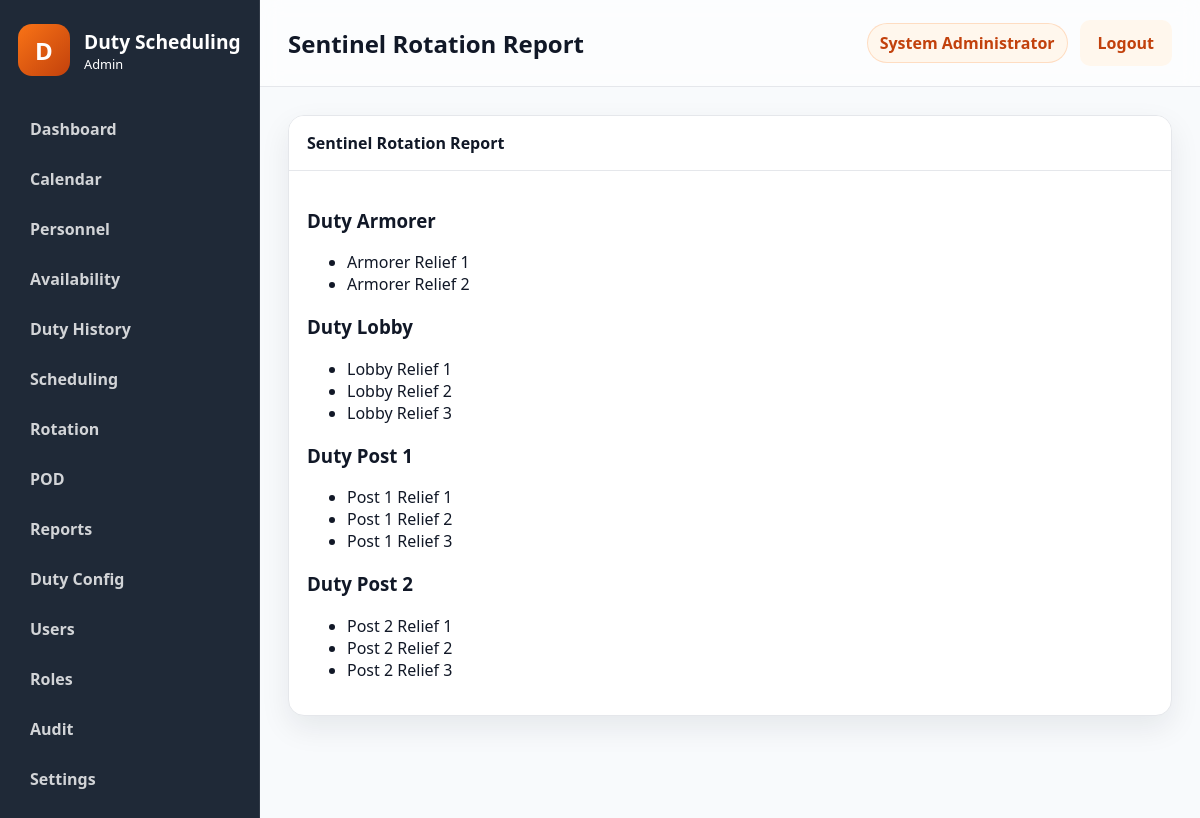
Page /public/?route=reports/sentinel-rotation (signed in) on the committed database.
### tables this page shows
CREATE TABLE users (
    id INT NOT NULL AUTO_INCREMENT,
    username VARCHAR(50) NOT NULL,
    password_hash VARCHAR(255) NOT NULL,
    full_name VARCHAR(100) NOT NULL,
    email VARCHAR(100) NULL,
    role_id INT NOT NULL,
    status ENUM('active','inactive') NOT NULL DEFAULT 'active',
    failed_login_attempts INT NOT NULL DEFAULT 0,
    locked_until DATETIME NULL,
    last_login DATETIME NULL,
    created_at TIMESTAMP NOT NULL DEFAULT CURRENT_TIMESTAMP,
    updated_at TIMESTAMP NOT NULL DEFAULT CURRENT_TIMESTAMP ON UPDATE CURRENT_TIMESTAMP,
    PRIMARY KEY (id),
    UNIQUE KEY uk_users_username (username),
    KEY idx_users_role_id (role_id),
    CONSTRAINT fk_users_role_id FOREIGN KEY (role_id) REFERENCES roles (id)
        ON UPDATE CASCADE
        ON DELETE RESTRICT
);

CREATE TABLE duty_subduties (
    id INT NOT NULL AUTO_INCREMENT,
    duty_id INT NOT NULL,
    subduty_code VARCHAR(20) NOT NULL,
    subduty_name VARCHAR(100) NOT NULL,
    sort_order INT NULL,
    is_active TINYINT(1) NOT NULL DEFAULT 1,
    created_at TIMESTAMP NOT NULL DEFAULT CURRENT_TIMESTAMP,
    updated_at TIMESTAMP NOT NULL DEFAULT CURRENT_TIMESTAMP ON UPDATE CURRENT_TIMESTAMP,
    PRIMARY KEY (id),
    UNIQUE KEY uk_duty_subduties_duty_code (duty_id, subduty_code),
    KEY idx_duty_subduties_duty_id (duty_id),
    CONSTRAINT fk_duty_subduties_duty_id FOREIGN KEY (duty_id) REFERENCES duties (id)
        ON UPDATE CASCADE
        ON DELETE RESTRICT
);

CREATE TABLE duty_reliefs (
    id INT NOT NULL AUTO_INCREMENT,
    subduty_id INT NOT NULL,
    relief_name VARCHAR(50) NOT NULL,
    relief_order INT NOT NULL,
    sort_order INT NULL,
    is_active TINYINT(1) NOT NULL DEFAULT 1,
    created_at TIMESTAMP NOT NULL DEFAULT CURRENT_TIMESTAMP,
    updated_at TIMESTAMP NOT NULL DEFAULT CURRENT_TIMESTAMP ON UPDATE CURRENT_TIMESTAMP,
    PRIMARY KEY (id),
    UNIQUE KEY uk_duty_reliefs_subduty_order (subduty_id, relief_order),
    KEY idx_duty_reliefs_subduty_id (subduty_id),
    CONSTRAINT fk_duty_reliefs_subduty_id FOREIGN KEY (subduty_id) REFERENCES duty_subduties (id)
        ON UPDATE CASCADE
        ON DELETE RESTRICT
);

### controllers/ReportController.php (called while the page is built, shortened)
<?php
class ReportController
{
    public function sentinelRotation(): void
    {
        $pageTitle = 'Sentinel Rotation Report';
        $records = [];
        $subDuties = SubDuty::allForDuty(5);
        foreach ($subDuties as $subDuty) {
            $reliefs = Relief::allForSubDuty((int) $subDuty['id']);
            $records[] = ['subduty' => $subDuty, 'reliefs' => $reliefs];
        }
        include APP_ROOT . '/views/layouts/layout.php';
    }
}

### public/index.php (called while the page is built, shortened)
<?php
$route = trim((string) ($_GET['route'] ?? ''), " /\t\n\r");
$routeResolver = resolve_route($route);
[$controllerName, $actionName] = $routeResolver;
if ($route !== 'auth/login' && $route !== 'auth/logout' && !is_logged_in()) {
    redirect(APP_PUBLIC_URL . '/?route=auth/login');
}
$controller = new $controllerName();
$controller->{$actionName}();

### core/functions.php (called while the page is built, shortened)
<?php
function normalize_permission(string $permission): string
{
    $normalized = trim(strtolower($permission));
    $normalized = str_replace(':', '.', $normalized);
    $normalized = str_replace('_', '.', $normalized);
    return $normalized;
}
function e(mixed $value): string
{
    return htmlspecialchars((string) $value, ENT_QUOTES, 'UTF-8');
}
function user_has_permission(string $permission): bool
{
    $user = current_user();
    $permissions = $user['permissions'] ?? [];
    return in_array(normalize_permission($permission), $permissions, true);
}

### core/auth.php (called while the page is built, shortened)
<?php
function is_logged_in(): bool
{
    $user = current_user();
    return !empty($user);
}
function current_user(): ?array
{
    $sessionUser = $_SESSION['user'] ?? null;
    $userId = (int) ($_SESSION['user_id'] ?? 0);
    if (is_array($sessionUser) && !empty($sessionUser['id'])) {
        $user = User::findById($userId);
        $role = Role::findById((int) ($user['role_id'] ?? 0));
        $user['role_name'] = $role['role_name'] ?? ($sessionUser['role_name'] ?? '');
        $user['permissions'] = Role::getPermissionsForRoleId((int) ($user['role_id'] ?? 0));
        return $user;
    }
    $user = User::findById($userId);
    $role = Role::findById((int) ($user['role_id'] ?? 0));
    $user['role_name'] = $role['role_name'] ?? '';
    $user['permissions'] = Role::getPermissionsForRoleId((int) ($user['role_id'] ?? 0));
    return $user;
}

### models/User.php (called while the page is built, shortened)
<?php
class User
{
    public static function findById(int $id): ?array
    {
        $pdo = get_db();
        $statement = $pdo->prepare(
            'SELECT u.*, r.role_name, r.permissions AS role_permissions
             FROM users u
             LEFT JOIN roles r ON r.id = u.role_id
             WHERE u.id = :id
             LIMIT 1'
        );
        $statement->execute([':id' => $id]);
        $user = $statement->fetch();
        $user['permissions'] = Role::decodePermissions($user['role_permissions'] ?? '[]');
        return $user;
    }
}

### models/Role.php (called while the page is built, shortened)
<?php
class Role
{
    public static function findById(int $id): ?array
    {
        $pdo = get_db();
        $statement = $pdo->prepare('SELECT * FROM roles WHERE id = :id LIMIT 1');
        $statement->execute([':id' => $id]);
        $role = $statement->fetch();
        return $role ?: null;
    }
    public static function getPermissionsForRoleId(int $roleId): array
    {
        $role = self::findById($roleId);
        return self::decodePermissions($role['permissions'] ?? '[]');
    }
    public static function decodePermissions(mixed $permissions): array
    {
        $values = [];
        if (is_array($permissions)) {
            $values = array_values($permissions);
        } else {
            $decoded = json_decode((string) $permissions, true);
            if (is_array($decoded)) {
                $values = array_values($decoded);
            }
        }
        $normalized = [];
        foreach ($values as $value) {
            $normalized[] = normalize_permission((string) $value);
        }
        return array_values(array_unique($normalized));
    }
}

### models/SubDuty.php (called while the page is built, shortened)
<?php
class SubDuty
{
    public static function allForDuty(int $dutyId): array
    {
        $pdo = get_db();
        $statement = $pdo->prepare('SELECT * FROM duty_subduties WHERE duty_id = :duty_id ORDER BY sort_order IS NULL, sort_order ASC, id ASC');
        $statement->execute([':duty_id' => $dutyId]);
        return $statement->fetchAll() ?: [];
    }
}

### models/Relief.php (called while the page is built, shortened)
<?php
class Relief
{
    public static function allForSubDuty(int $subDutyId): array
    {
        $pdo = get_db();
        $statement = $pdo->prepare('SELECT * FROM duty_reliefs WHERE subduty_id = :subduty_id ORDER BY sort_order IS NULL, sort_order ASC, relief_order ASC, id ASC');
        $statement->execute([':subduty_id' => $subDutyId]);
        return $statement->fetchAll() ?: [];
    }
}

### views/reports/sentinel-rotation.php (the view, shortened to what this page needs)
<?php
$records = $records ?? [];
?>
<div class="panel">
    <div class="panel-header">
        <span>Sentinel Rotation Report</span>
    </div>
    <div class="panel-body">
        <?php foreach ($records as $row): ?>
            <h3><?= e((string) ($row['subduty']['subduty_name'] ?? 'Sub-duty')); ?></h3>
            <ul>
                <?php foreach ($row['reliefs'] as $relief): ?>
                    <li><?= e($relief['relief_name'] ?? 'Relief'); ?></li>
                <?php endforeach; ?>
            </ul>
        <?php endforeach; ?>
    </div>
</div>

### views/layouts/layout.php (shortened to what this page needs)
<?php
$user = $user ?? current_user();
$pageTitle = $pageTitle ?? 'Dashboard';
$viewFile = $viewFile ?? APP_ROOT . '/views/dashboard/index.php';
?>
<!doctype html>
<html lang="en">
<head>
    <link rel="stylesheet" href="<?= e(APP_PUBLIC_URL . '/assets/css/app.css'); ?>">
    <link rel="stylesheet" href="<?= e(APP_PUBLIC_URL . '/assets/css/print.css'); ?>">
</head>
<body class="app-body">
    <div class="app-shell">
        <?php include APP_ROOT . '/views/layouts/sidebar.php'; ?>
        <main class="main-panel">
            <header class="topbar no-print">
                <div>
                    <h1><?= e($pageTitle); ?></h1>
                </div>
                <div class="topbar-actions">
                    <span class="user-pill"><?= e($user['full_name'] ?? 'Administrator'); ?></span>
                    <a class="btn btn-secondary" href="<?= e(APP_PUBLIC_URL . '/?route=auth/logout'); ?>">Logout</a>
                </div>
            </header>
            <section class="content-area">
                <?php include $viewFile; ?>
            </section>
        </main>
    </div>
</body>
</html>

### public/assets/css/app.css (style rules this page uses)
:root { --primary: #F97316; --primary-dark: #C2410C; --primary-light: #FFF7ED; --dark: #1F2937; --bg: #F8FAFC; --border: #E5E7EB; --text: #111827; --muted: #6B7280; --shadow: 0 12px 30px rgba(15, 23, 42, 0.08); --radius: 16px; --card-bg: #FFFFFF; --danger: #DC2626; --success: #16A34A; --warning: #F59E0B; }
* { box-sizing: border-box; }
html, body { margin: 0; min-height: 100%; font-family: "Segoe UI", Tahoma, Geneva, Verdana, sans-serif; background: var(--bg); color: var(--text); }
body { min-height: 100vh; }
.btn { display: inline-flex; align-items: center; justify-content: center; padding: 12px 18px; border: none; border-radius: 10px; text-decoration: none; cursor: pointer; font-weight: 600; transition: opacity 0.2s ease; }
.btn-secondary { background: var(--primary-light); color: var(--primary-dark); }
.app-body { background: var(--bg); }
.app-shell { display: flex; min-height: 100vh; }
.main-panel { flex: 1; display: flex; flex-direction: column; }
.topbar { display: flex; align-items: center; justify-content: space-between; padding: 20px 28px; background: rgba(255, 255, 255, 0.6); border-bottom: 1px solid var(--border); backdrop-filter: blur(10px); }
.topbar h1 { margin: 0; font-size: 1.5rem; }
.topbar-actions { display: flex; align-items: center; gap: 12px; }
.user-pill { background: var(--primary-light); color: var(--primary-dark); border: 1px solid rgba(249, 115, 22, 0.2); border-radius: 999px; padding: 8px 12px; font-weight: 600; }
.content-area { padding: 28px; }
.panel { background: var(--card-bg); border: 1px solid var(--border); border-radius: var(--radius); overflow: hidden; box-shadow: var(--shadow); }
.panel-header { display: flex; align-items: center; justify-content: space-between; padding: 16px 18px; border-bottom: 1px solid var(--border); background: #fff; font-weight: 700; }
.panel-body { padding: 18px; }
.no-print { print-color-adjust: exact; }

### public/assets/css/print.css (style rules this page uses)
body { background: #fff; }

### rows in the picture
users: full_name "System Administrator"
duty_subduties: subduty_name "Duty Armorer"
duty_reliefs: relief_name "Armorer Relief 1"
duty_reliefs: relief_name "Armorer Relief 2"
duty_subduties: subduty_name "Duty Lobby"
duty_reliefs: relief_name "Lobby Relief 1"
duty_reliefs: relief_name "Lobby Relief 2"
duty_reliefs: relief_name "Lobby Relief 3"
duty_subduties: subduty_name "Duty Post 1"
duty_reliefs: relief_name "Post 1 Relief 1"
duty_reliefs: relief_name "Post 1 Relief 2"
duty_reliefs: relief_name "Post 1 Relief 3"
duty_subduties: subduty_name "Duty Post 2"
duty_reliefs: relief_name "Post 2 Relief 1"
duty_reliefs: relief_name "Post 2 Relief 2"
duty_reliefs: relief_name "Post 2 Relief 3"

### other values in the picture
$item['label'] "Dashboard"
$item['label'] "Calendar"
$item['label'] "Personnel"
$item['label'] "Availability"
$item['label'] "Duty History"
$item['label'] "Scheduling"
$item['label'] "Rotation"
$item['label'] "POD"
$item['label'] "Reports"
$item['label'] "Duty Config"
$item['label'] "Users"
$item['label'] "Roles"
$item['label'] "Audit"
$item['label'] "Settings"
$pageTitle "Sentinel Rotation Report"
